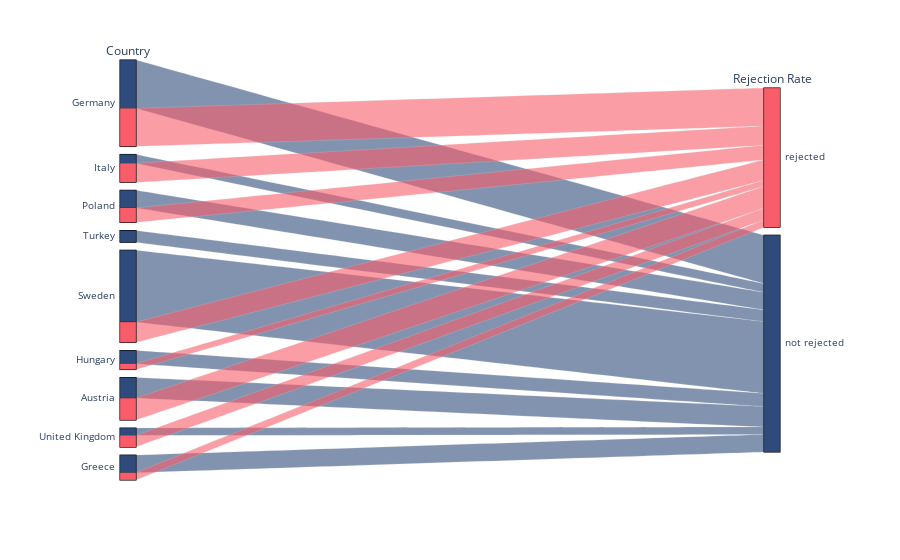

Here is the notebook cell this chart was saved with:
### Markdown cell above
In this dataset we show the chance of rejection for refugees in different countries based on interviews held between 2017 and 2020. The amount of rejections could tell us if countries are dealing with a too large amount of refugees.

### Code cell
file_path = 'DataSets/refugee_interview_filtered.csv'
population_data = pd.read_csv(file_path)

data = population_data[['VAR01', 'VAR27']].copy()
data.columns = ['Country', 'Rejection_Rate']

color_mapping = {'not rejected': 0, 'rejected': 1}
data['Rejection_Rate_Num'] = data['Rejection_Rate'].map(color_mapping)

color_scale = [(0, '#2f4b7c'), (1, '#f95d6a')]

fig = px.parallel_categories(data, dimensions=['Country', 'Rejection_Rate'],
                             labels={'Country': 'Country', 'Rejection_Rate': 'Rejection Rate'},
                             color='Rejection_Rate_Num',
                             color_continuous_scale=color_scale)

fig.update_layout(coloraxis_showscale=False)
fig.show()

### Figure 1 — Plotly figure (JSON) as saved in the notebook; plotly's stock layout.template omitted (floating-point values rounded to 4 significant figures; data arrays with more than 128 entries replaced by an {"elided": "..."} marker saying what was removed)
{"data": [{"dimensions": [{"label": "Country", "values": {"elided": "243 str values"}}, {"label": "Rejection Rate", "values": {"elided": "243 str values"}}], "domain": {"x": [0, 1], "y": [0, 1]}, "line": {"color": {"elided": "243 int values"}, "coloraxis": "coloraxis"}, "name": "", "type": "parcats"}], "layout": {"autosize": true, "coloraxis": {"colorbar": {"title": {"text": "Rejection_Rate_Num"}}, "colorscale": [[0, "#2f4b7c"], [1, "#f95d6a"]], "showscale": false}, "legend": {"tracegroupgap": 0}, "margin": {"t": 60}}}
